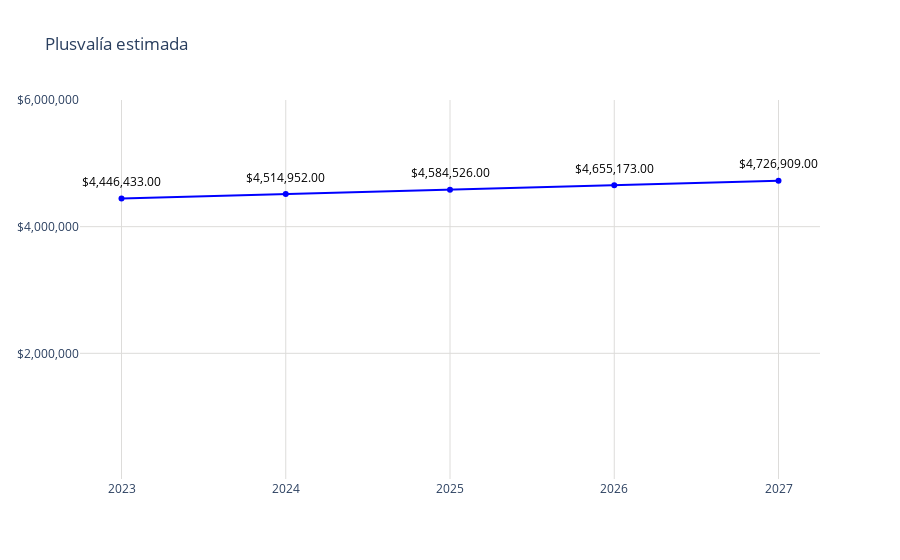

The cell this chart's notebook holds for it:
### Code cell
# Datos
año = direct_data['año']
promedio = direct_data['promedio']

fig = go.Figure()
fig.add_trace(go.Scatter(
    x=año,
    y=promedio,
    mode='markers+lines',
    marker=dict(color='blue'),
))
# Agregar anotaciones para mostrar los valores encima de los puntos
for a, p in zip(año, promedio):
    fig.add_annotation(
        x=a,
        y=p,
        text=f"${p:,.2f}",  # Formatear el valor del promedio como moneda
        showarrow=False,
        font=dict(color='black', size=12),
        xshift=0,
        yshift=17,
        textangle=0
    )
# Actualizar diseño
fig.update_layout(
    title='Plusvalía estimada',
    yaxis=dict(
        range=[0, 6000000],  # Establecer el rango del eje y
        tickvals=[2000000, 4000000, 6000000],  # Definir los valores de las marcas en el eje y
        ticktext=['$2,000,000', '$4,000,000', '$6,000,000'],  # Definir el texto de las marcas en el eje y
        gridcolor='#dddcda',  # Color de las líneas de la cuadrícula
        gridwidth=1  # Ancho de las líneas de la cuadrícula
    ),
    xaxis=dict(
        gridcolor='#dddcda', 
        tickmode='array',
        tickvals=año,
        ticktext=año
    ),
    plot_bgcolor='rgba(0,0,0,0)'
)
# Exportar gráfica como archivo HTML
def guardar_grafico_como_html(fig, nombre_archivo, carpeta='graficas'):
    # Crear la carpeta si no existe
    if not os.path.exists(carpeta):
        os.makedirs(carpeta)
    
    # Gráfica como archivo HTML en la carpeta especificada
    pio.write_html(fig, f'{carpeta}/{nombre_archivo}.html')

guardar_grafico_como_html(fig, 'g_scatt_plusvalia_estimada_direct_puebla', carpeta='graficas')
fig.show()

### Figure 1 — Plotly figure (JSON) as saved in the notebook; plotly's stock layout.template omitted (floating-point values rounded to 4 significant figures)
{"data": [{"marker": {"color": "blue"}, "mode": "markers+lines", "type": "scatter", "x": [2023, 2024, 2025, 2026, 2027], "y": [4446433, 4514952, 4584526, 4655173, 4726909]}], "layout": {"annotations": [{"font": {"color": "black", "size": 12}, "showarrow": false, "text": "$4,446,433.00", "textangle": 0, "x": 2023, "xshift": 0, "y": 4446433, "yshift": 17}, {"font": {"color": "black", "size": 12}, "showarrow": false, "text": "$4,514,952.00", "textangle": 0, "x": 2024, "xshift": 0, "y": 4514952, "yshift": 17}, {"font": {"color": "black", "size": 12}, "showarrow": false, "text": "$4,584,526.00", "textangle": 0, "x": 2025, "xshift": 0, "y": 4584526, "yshift": 17}, {"font": {"color": "black", "size": 12}, "showarrow": false, "text": "$4,655,173.00", "textangle": 0, "x": 2026, "xshift": 0, "y": 4655173, "yshift": 17}, {"font": {"color": "black", "size": 12}, "showarrow": false, "text": "$4,726,909.00", "textangle": 0, "x": 2027, "xshift": 0, "y": 4726909, "yshift": 17}], "plot_bgcolor": "rgba(0,0,0,0)", "title": {"text": "Plusvalía estimada"}, "xaxis": {"gridcolor": "#dddcda", "tickmode": "array", "ticktext": [2023, 2024, 2025, 2026, 2027], "tickvals": [2023, 2024, 2025, 2026, 2027]}, "yaxis": {"gridcolor": "#dddcda", "gridwidth": 1, "range": [0, 6000000], "ticktext": ["$2,000,000", "$4,000,000", "$6,000,000"], "tickvals": [2000000, 4000000, 6000000]}}}
